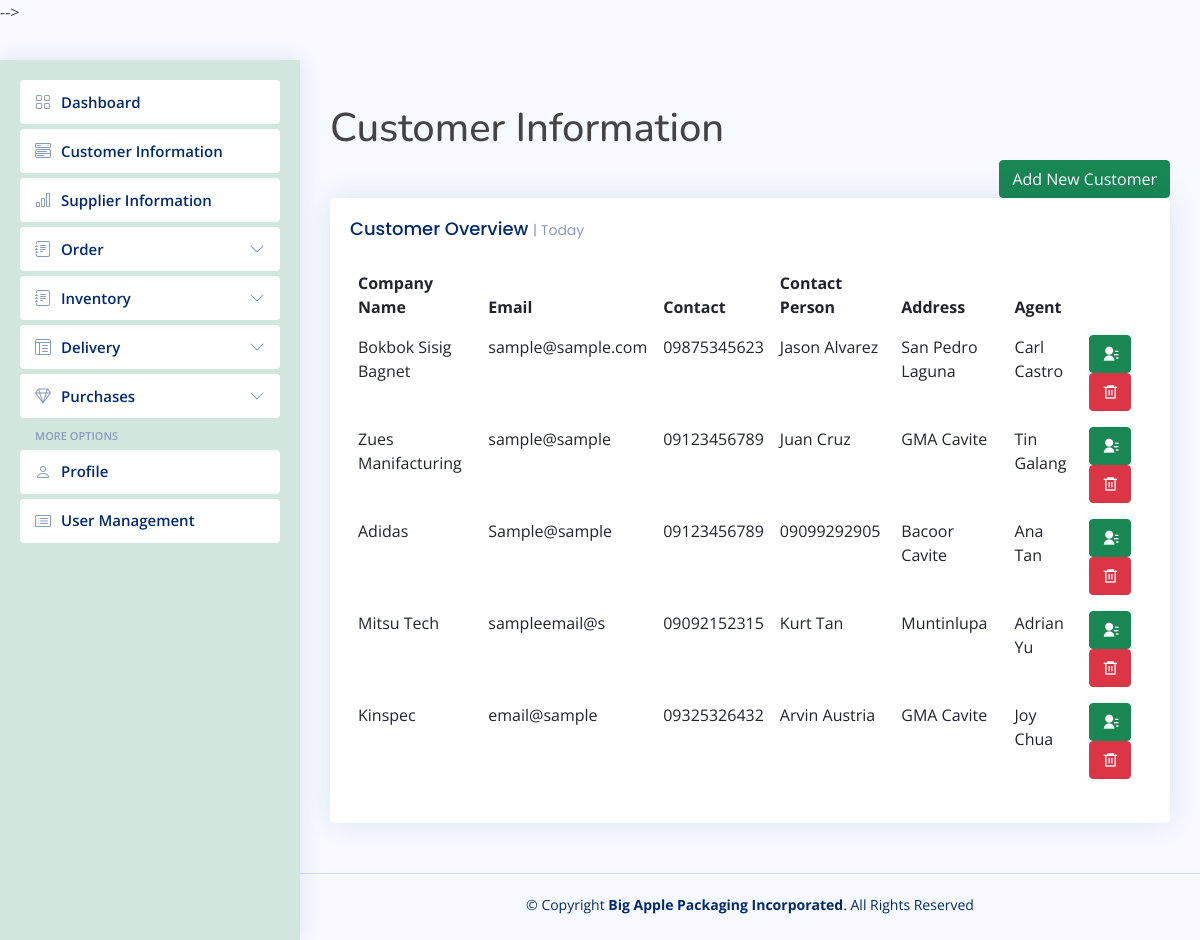
/tab-customer-info.php, run on the app's committed database.
### tables this page shows
CREATE TABLE `customer` (
  `id` int(20) NOT NULL,
  `company` varchar(100) NOT NULL,
  `email` varchar(100) NOT NULL,
  `contact` varchar(100) NOT NULL,
  `conperson` varchar(100) NOT NULL,
  `address` varchar(100) NOT NULL,
  `agent_name` varchar(255) NOT NULL
);

### tab-customer-info.php (the view, shortened to what this page needs)
<?php require_once 'header-sidebar.php';
?>
<main id="main" class="main">
  <h1>Customer Information</h1>
  <div class="d-grid gap-2 d-md-flex justify-content-md-end">
    <button type="button" class="btn btn-success" data-bs-toggle="modal" data-bs-target="#largeModal">
      Add New Customer
    </button>
  </div>
  <div class="col-12">
    <div class="card recent-sales">
      <div class="card-body">
        <h5 class="card-title">Customer Overview <span>| Today</span></h5>
        <table class="table table-borderless datatable">
          <thead>
            <tr>
              <th scope="col">Company Name</th>
              <th scope="col">Email</th>
              <th scope="col">Contact</th>
              <th scope="col">Contact Person</th>
              <th scope="col">Address</th>
              <th scope="col">Agent</th>
            </tr>
          </thead>
          <tbody>
            <?php
            require_once 'conndb.php';
            $query = mysqli_query($data, "SELECT * FROM customer");
            while ($row = mysqli_fetch_array($query)) {
            ?>
              <tr>
                <td><?php echo $row['company']; ?></td>
                <td><?php echo $row['email']; ?></td>
                <td><?php echo $row['contact']; ?></td>
                <td><?php echo $row['conperson']; ?></td>
                <td><?php echo $row['address']; ?></td>
                <td><?php echo $row['agent_name']; ?></td>
                <td>
                  <a href="edit-customer.php?edit=<?php echo $row['id']; ?>"><button class="btn btn-success ri-contacts-fill" type="button" data-toggle="tooltip" data-placement="top" title="Edit"></button></a>
                  <a href='process-delete.php?delete=<?php echo $row['id']; ?>'><button class="btn btn-danger ri-delete-bin-6-line" name="btnDelete" type="button" data-toggle="tooltip" data-placement="top" title="Delete"></button></a>
                </td>
              </tr>
            <?php }
            mysqli_close($data) ?>
          </tbody>
        </table>
      </div>
    </div>
  </div>
</main>
<footer id="footer" class="footer">
  <div class="copyright">
    &copy; Copyright <strong><span>Big Apple Packaging Incorporated</span></strong>. All Rights Reserved
  </div>
  <div class="credits">
  </div>
</footer>
<?php require_once 'footerdemo.php' ?>
</body>
</html>

### assets/css/style.css (style rules this page uses)
:root { scroll-behavior: smooth; }
body { font-family: "Open Sans", sans-serif; background: #f6f9ff; color: #444444; }
a { color: #4154f1; text-decoration: none; }
h1, h2, h3, h4, h5, h6 { font-family: "Nunito", sans-serif; }
#main { margin-top: 60px; padding: 20px 30px; transition: all 0.3s; }
.card { margin-bottom: 30px; border: none; border-radius: 5px; box-shadow: 0px 0 30px rgba(1, 41, 112, 0.1); overflow: hidden; }
.card-title { padding: 20px 0 15px 0; font-size: 18px; font-weight: 500; color: #012970; font-family: "Poppins", sans-serif; }
.card-title span { color: #899bbd; font-size: 14px; font-weight: 400; }
.card-body { padding: 0 20px 20px 20px; }
@media (min-width: 1200px) { #main, #footer { margin-left: 300px; } }
.footer { padding: 20px 0; font-size: 14px; transition: all 0.3s; border-top: 1px solid #cddfff; }
.footer .copyright { text-align: center; color: #012970; }
.footer .credits { padding-top: 5px; text-align: center; font-size: 13px; color: #012970; }

### data on the page
customer: company "Bokbok Sisig Bagnet", email "sample@sample.com", contact "09875345623", conperson "Jason Alvarez", address "San Pedro Laguna", agent_name "Carl Castro"
customer: company "Zues Manifacturing", email "sample@sample", contact "09123456789", conperson "Juan Cruz", address "GMA Cavite", agent_name "Tin Galang"
customer: company "Adidas", email "Sample@sample", contact "09123456789", conperson "09099292905", address "Bacoor Cavite", agent_name "Ana Tan"
customer: company "Mitsu Tech", email "sampleemail@s", contact "09092152315", conperson "Kurt Tan", address "Muntinlupa", agent_name "Adrian Yu"
customer: company "Kinspec", email "email@sample", contact "09325326432", conperson "Arvin Austria", address "GMA Cavite", agent_name "Joy Chua"
